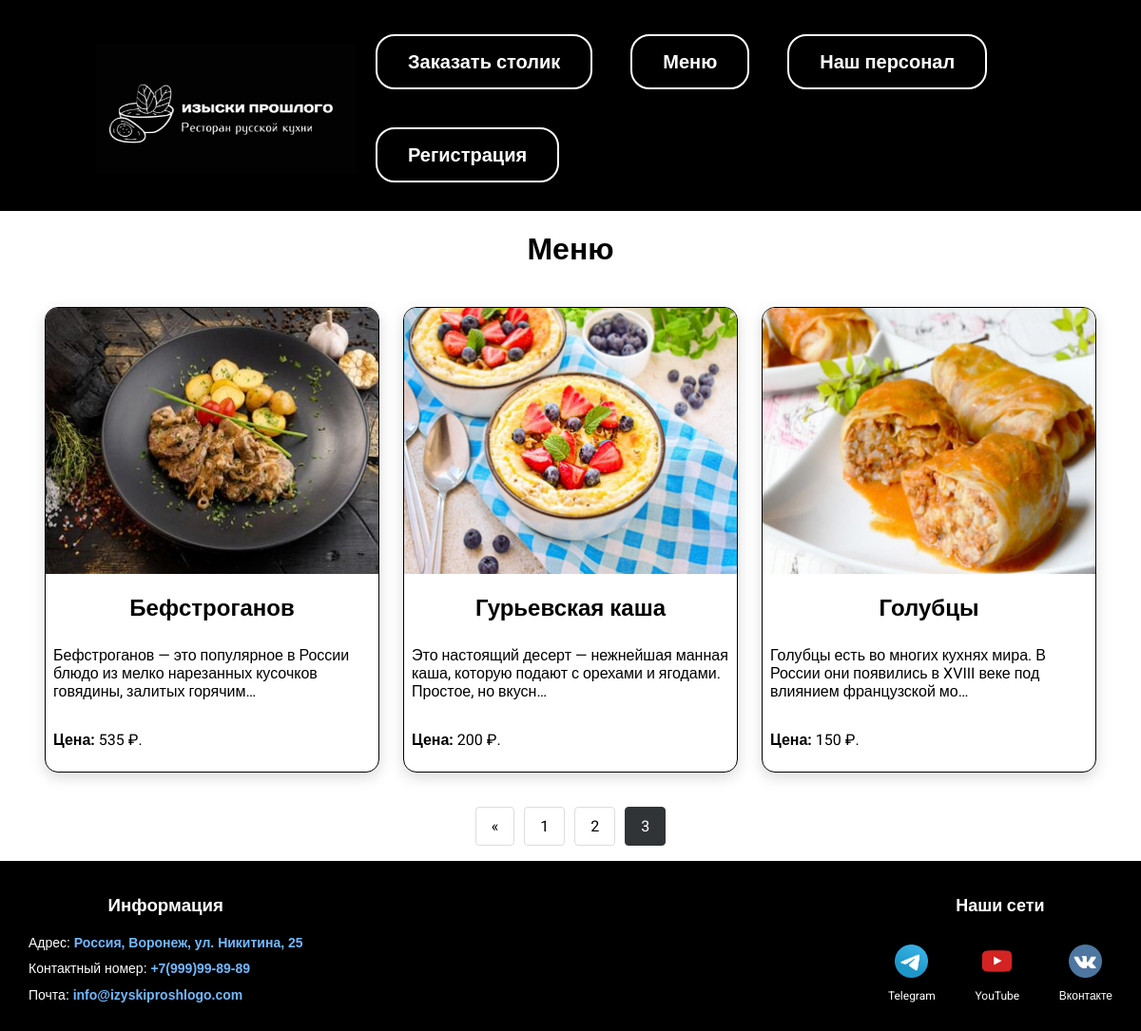
The app's page /menu/?page=3 with its own data.
### view/models.py (models this page shows, shortened)
class Menu(models.Model):
    title = models.CharField(max_length=100)
    image = models.ImageField(upload_to='images/')
    recipe = models.CharField(max_length=2000)
    ingredients = models.CharField(max_length=1000)
    price = models.DecimalField(max_digits=10, decimal_places=2)
    slug = models.SlugField(max_length=250, unique=True)
    class Meta:
        verbose_name = 'блюдо'
        verbose_name_plural = 'Меню'

### view/views.py (the view)
# urls.py: path('menu/', views.menu, name='menu'),
def menu(request):
    menu_items = Menu.objects.all()
    paginator = Paginator(menu_items, 3)
    page = request.GET.get('page')
    try:
        menu_items = paginator.page(page)
    except PageNotAnInteger:
        menu_items = paginator.page(1)
    except EmptyPage:
        menu_items = paginator.page(paginator.num_pages)
    return render(request, 'view/menu.html', {"menu": menu_items})

### view/templates/view/menu.html (shortened to what this page needs)
{% extends 'view/base.html' %}
{% load static %}
{% block content %}
<div class="center_pers"><h1>Меню</h1></div>
<div class="column">
    {% for item in menu %}
    <div class="menu-card">
        <a href="{% url 'dish' item.slug %}"><img class="menu-image" src="{{ item.image.url }}"></a>
        <div class="menu-content">
            <h3 class="menu-title">{{ item.title }}</h3>
            <p class="menu-recipe">{{ item.recipe|truncatechars:100 }}</p>
            <p class="menu-price"><b>Цена:</b> {{ item.price|floatformat:0 }} ₽.</p>
        </div>
    </div>
    {% endfor %}
</div>
<nav aria-label="Page navigation example">
    <ul class="pagination">
        {% if menu.has_previous %}
        <li class="page-item">
            <a class="page-link" href="?page={{ menu.previous_page_number }}" aria-label="Previous">
                <span aria-hidden="true">&laquo;</span>
            </a>
        </li>
        {% endif %}
        {% for num in menu.paginator.page_range %}
            {% if menu.number == num %}
            <li class="page-item active">
                <a class="page-link" href="?page={{ num }}">{{ num }}</a>
            </li>
            {% else %}
            <li class="page-item">
                <a class="page-link" href="?page={{ num }}">{{ num }}</a>
            </li>
            {% endif %}
        {% endfor %}
    </ul>
</nav>
{% endblock %}

### view/static/css/styleDip.css (style rules this page uses)
body { margin: 0; padding: 0; font-family: "Roboto", sans-serif; background: #ffffff; display: flex; flex-direction: column; min-height: 100vh; width: 100%; overflow-x: hidden; }
.column { display: flex; flex-direction: row; flex-wrap: nowrap; justify-content: center; gap: 25px; padding: 20px; max-width: 100%; margin: 0 auto; overflow-x: auto; }
.menu-card { background: white; border-radius: 14px; overflow: hidden; box-shadow: 0 5px 15px rgba(0, 0, 0, 0.15); transition: all 0.3s ease; border: 1px solid #000000; position: relative; max-width: 350px; }
.menu-image { width: 100%; height: 280px; object-fit: cover; transition: transform 0.5s; }
.menu-title { font-size: 24px; margin: 18px 0; text-align: center; padding: 0 18px; }
.menu-recipe { padding: 8px; }
.menu-price { padding: 8px; }
.center_pers { text-align: center; }
.pagination { display: flex; gap: 10px; list-style: none; padding: 0; justify-content: center; }
.page-item { display: inline-block; }
.page-link { display: block; padding: 10px 16px; text-decoration: none; color: #000000; border: 1px solid #ddd; border-radius: 4px; transition: all 0.3s; }
.page-item.active .page-link { background-color: #313436; color: white; border-color: #313436; }

### records on screen
Menu: image (picture), title "Бефстроганов", recipe "Бефстроганов — это популярное в России блюдо из мелко нарезанных кусочков говядины, залитых горячим…", price "535"
Menu: image (picture), title "Гурьевская каша", recipe "Это настоящий десерт — нежнейшая манная каша, которую подают с орехами и ягодами. Простое, но вкусн…", price "200"
Menu: image (picture), title "Голубцы", recipe "Голубцы есть во многих кухнях мира. В России они появились в XVIII веке под влиянием французской мо…", price "150"

### other values on screen
{{ num }} "1" "2"
{{ num }} "3"
